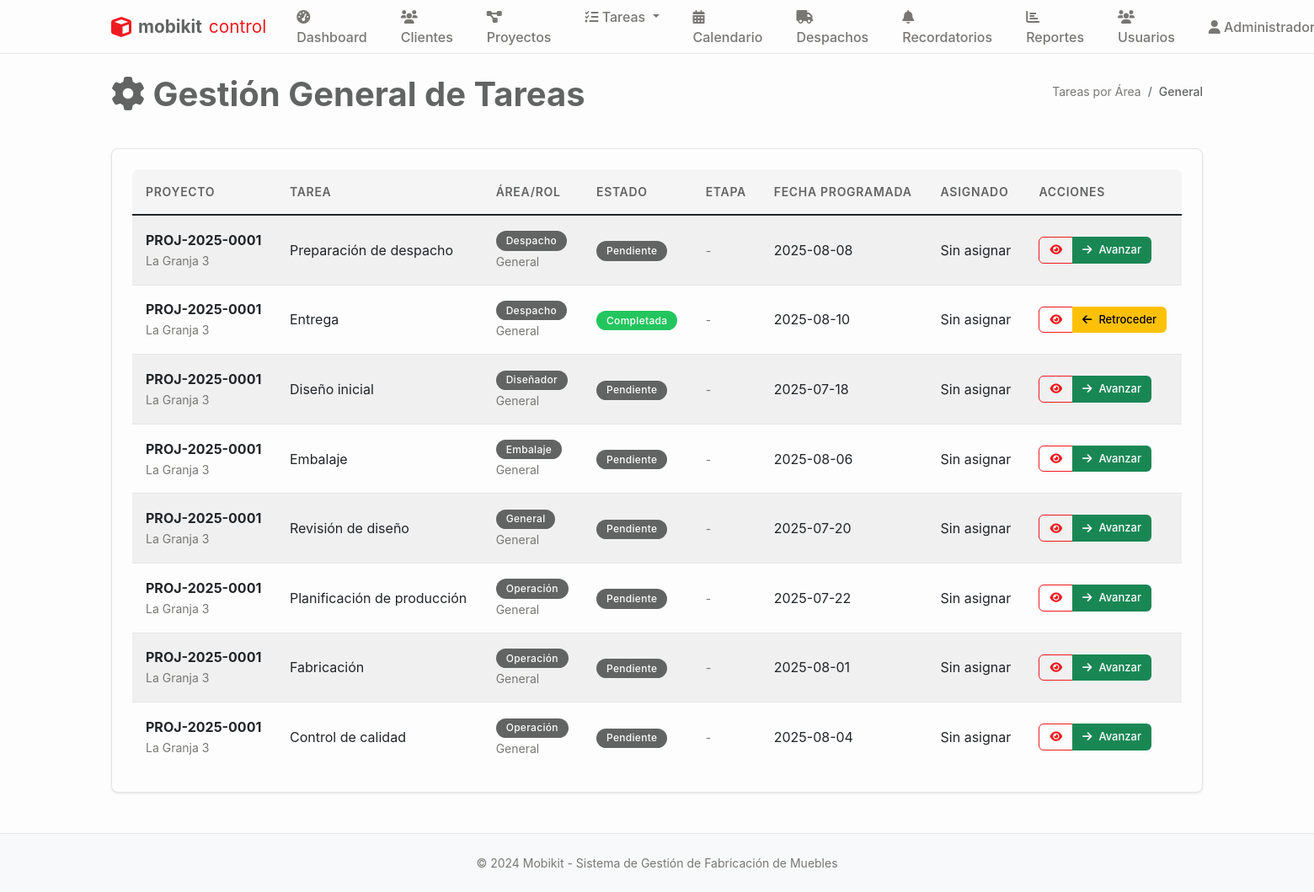
The app's page /tareas/general (signed in) with its own data.
### tables this page shows
CREATE TABLE tareas (
    id INTEGER PRIMARY KEY AUTOINCREMENT,
    proyecto_id INTEGER NOT NULL,
    codigo TEXT, -- Código de tarea opcional
    titulo TEXT NOT NULL,
    descripcion TEXT,
    tipo TEXT DEFAULT 'general' CHECK (tipo IN ('diseño', 'fabricación', 'control_calidad', 'embalaje', 'despacho', 'general')),
    rol_asignado TEXT NOT NULL,
    usuario_asignado_id INTEGER,
    area_id INTEGER,
    estado TEXT DEFAULT 'pendiente' CHECK (estado IN ('pendiente', 'en_progreso', 'pausada', 'completada', 'cancelada')),
    prioridad TEXT DEFAULT 'media' CHECK (prioridad IN ('baja', 'media', 'alta', 'urgente')),
    fecha_programada DATE,
    fecha_inicio TIMESTAMP,
    fecha_completada TIMESTAMP,
    tiempo_estimado INTEGER, -- En horas
    tiempo_real INTEGER, -- En horas
    dependencias TEXT, -- JSON con IDs de tareas dependientes
    observaciones TEXT,
    created_at TIMESTAMP DEFAULT CURRENT_TIMESTAMP,
    updated_at TIMESTAMP DEFAULT CURRENT_TIMESTAMP, etapa_fabricacion TEXT 
                CHECK (etapa_fabricacion IN ('seccionado', 'enchapado', 'mecanizado', 'fabricacion_completo')),
    FOREIGN KEY (proyecto_id) REFERENCES proyectos (id),
    FOREIGN KEY (usuario_asignado_id) REFERENCES usuarios (id),
    FOREIGN KEY (area_id) REFERENCES areas (id)
);

CREATE TABLE proyectos (
    id INTEGER PRIMARY KEY AUTOINCREMENT,
    codigo TEXT UNIQUE NOT NULL, -- Código único del proyecto
    nombre TEXT NOT NULL,
    cliente_id INTEGER NOT NULL,
    descripcion TEXT,
    estado TEXT DEFAULT 'diseño' CHECK (estado IN ('diseño', 'aprobado', 'producción', 'embalaje', 'despacho', 'entregado', 'cancelado')),
    prioridad TEXT DEFAULT 'media' CHECK (prioridad IN ('baja', 'media', 'alta', 'urgente')),
    fecha_inicio DATE,
    fecha_entrega DATE,
    fecha_entrega_real DATE,
    diseñador_id INTEGER,
    supervisor_id INTEGER,
    presupuesto DECIMAL(12,2),
    costo_real DECIMAL(12,2),
    observaciones TEXT,
    created_at TIMESTAMP DEFAULT CURRENT_TIMESTAMP,
    updated_at TIMESTAMP DEFAULT CURRENT_TIMESTAMP,
    FOREIGN KEY (cliente_id) REFERENCES clientes (id),
    FOREIGN KEY (diseñador_id) REFERENCES usuarios (id),
    FOREIGN KEY (supervisor_id) REFERENCES usuarios (id)
);

### main.py (the view)
@app.route('/tareas/general')
@login_required
@role_required(['admin', 'general'])
def tareas_general():
    conn = sqlite3.connect('mobikit.db')
    cursor = conn.cursor()
    cursor.execute('''
        SELECT t.id, t.titulo, p.nombre as proyecto, p.codigo, t.estado,
               t.fecha_programada, t.descripcion, u.nombre as asignado,
               t.rol_asignado, t.tipo, t.etapa_fabricacion, t.created_at
        FROM tareas t
        JOIN proyectos p ON t.proyecto_id = p.id
        LEFT JOIN usuarios u ON t.usuario_asignado_id = u.id
        ORDER BY
            t.rol_asignado,
            CASE t.estado
                WHEN 'pendiente' THEN 1
                WHEN 'en_progreso' THEN 2
                WHEN 'completada' THEN 3
            END,
            t.fecha_programada ASC
    ''')
    tareas_list = cursor.fetchall()
    conn.close()
    return render_template('tareas_general.html', tareas=tareas_list)

### main.py (called while the page is built)
def login_required(f):
    @wraps(f)
    def decorated_function(*args, **kwargs):
        if 'user_id' not in session:
            return redirect(url_for('login'))
        return f(*args, **kwargs)
    return decorated_function

def role_required(roles):
    def decorator(f):
        @wraps(f)
        def decorated_function(*args, **kwargs):
            if 'user_role' not in session or session['user_role'] not in roles:
                flash('No tienes permisos para acceder a esta página', 'error')
                return redirect(url_for('dashboard'))
            return f(*args, **kwargs)
        return decorated_function
    return decorator

### templates/tareas_general.html (shortened to what this page needs)
{% extends "base.html" %}
{% block content %}
<div class="d-flex justify-content-between align-items-center mb-4">
    <h1><i class="fas fa-cog"></i> Gestión General de Tareas</h1>
    <nav aria-label="breadcrumb">
        <ol class="breadcrumb">
            <li class="breadcrumb-item"><a href="{{ url_for('tareas_area') }}">Tareas por Área</a></li>
            <li class="breadcrumb-item active">General</li>
        </ol>
    </nav>
</div>
<div class="card">
    <div class="card-body">
        {% if tareas %}
        <div class="table-responsive">
            <table class="table table-striped">
                <thead>
                    <tr>
                        <th>Proyecto</th>
                        <th>Tarea</th>
                        <th>Área/Rol</th>
                        <th>Estado</th>
                        <th>Etapa</th>
                        <th>Fecha Programada</th>
                        <th>Asignado</th>
                        <th>Acciones</th>
                    </tr>
                </thead>
                <tbody>
                    {% for tarea in tareas %}
                    <tr>
                        <td>
                            <strong>{{ tarea[3] }}</strong><br>
                            <small class="text-muted">{{ tarea[2] }}</small>
                        </td>
                        <td>{{ tarea[1] }}</td>
                        <td>
                            <span class="badge bg-secondary">{{ tarea[8]|title }}</span>
                            {% if tarea[9] %}
                            <br><small class="text-muted">{{ tarea[9]|title }}</small>
                            {% endif %}
                        </td>
                        <td>
                            <span class="badge bg-{{ 'success' if tarea[4] == 'completada' else 'warning' if tarea[4] == 'en_progreso' else 'secondary' }}">
                                {{ tarea[4]|title }}
                            </span>
                        </td>
                        <td>
                            {% if tarea[10] %}
                            <span class="badge bg-info">{{ tarea[10]|title|replace('_', ' ') }}</span>
                            {% else %}
                            <small class="text-muted">-</small>
                            {% endif %}
                        </td>
                        <td>{{ tarea[5] if tarea[5] else 'Sin fecha' }}</td>
                        <td>{{ tarea[7] if tarea[7] else 'Sin asignar' }}</td>
                        <td>
                            <div class="btn-group" role="group">
                                <a href="{{ url_for('tarea_detalle', tarea_id=tarea[0]) }}" class="btn btn-sm btn-outline-primary">
                                    <i class="fas fa-eye"></i>
                                </a>
                                {% if tarea[4] != 'completada' %}
                                <button class="btn btn-sm btn-success" onclick="avanzarTarea({{ tarea[0] }})">
                                    <i class="fas fa-arrow-right"></i> Avanzar
                                </button>
                                {% endif %}
                                {% if tarea[4] != 'pendiente' %}
                                <button class="btn btn-sm btn-warning" onclick="retrocederTarea({{ tarea[0] }})">
                                    <i class="fas fa-arrow-left"></i> Retroceder
                                </button>
                                {% endif %}
                            </div>
                        </td>
                    </tr>
                    {% endfor %}
                </tbody>
            </table>
        </div>
        {% else %}
        <div class="text-center py-4">
            <i class="fas fa-cog fa-3x text-muted mb-3"></i>
            <h5>No hay tareas disponibles</h5>
            <p class="text-muted">Las tareas aparecerán aquí cuando sean creadas.</p>
        </div>
        {% endif %}
    </div>
</div>
{% endblock %}

### static/css/style.css (style rules this page uses)
:root { --mobikit-red: #EF1A1F; --mobikit-red-light: #F58B8F; --mobikit-red-dark: #C7161A; --mobikit-gray: #626363; --mobikit-gray-logo: #626363; --mobikit-light-gray: #8C8C8C; --mobikit-dark-gray: #4A4A4A; --mobikit-white: #FDFDFD; --mobikit-light-bg: #FAFAFA; --mobikit-border: #E5E5E5; --mobikit-hover: #F5F5F5; --mobikit-text-light: #787774; --mobikit-sidebar: #F7F6F3; --mobikit-cocinas: #EF1A1F; --mobikit-closet: #626363; --mobikit-success: #22C55E; --mobikit-warning: #F59E0B; --mobikit-info: #626363; --mobikit-danger: #EF1A1F; }
* { box-sizing: border-box; }
body { font-family: -apple-system, BlinkMacSystemFont, 'Segoe UI', Roboto, 'Helvetica Neue', Arial, sans-serif; background-color: var(--mobikit-white); color: var(--mobikit-gray); line-height: 1.5; margin: 0; padding: 0; }
h1 { font-size: 2.5rem; font-weight: 700; color: var(--mobikit-gray); margin-bottom: 1rem; line-height: 1.2; }
.card { background-color: var(--mobikit-white); border: 1px solid var(--mobikit-border); border-radius: 8px; box-shadow: 0 1px 3px rgba(0, 0, 0, 0.1); margin-bottom: 1.5rem; overflow: hidden; transition: all 0.2s ease; }
.card-body { padding: 1.5rem; }
.btn { font-weight: 500; border-radius: 6px; padding: 0.5rem 1rem; font-size: 0.875rem; border: none; cursor: pointer; transition: all 0.2s ease; display: inline-flex; align-items: center; gap: 0.5rem; }
.btn-outline-primary { background-color: transparent; color: var(--mobikit-red); border: 1px solid var(--mobikit-red); }
.btn-sm { padding: 0.375rem 0.75rem; font-size: 0.8125rem; }
.table { background-color: var(--mobikit-white); border-radius: 8px; overflow: hidden; margin-bottom: 0; }
.table th { background-color: var(--mobikit-hover); border: none; font-weight: 600; color: var(--mobikit-gray); padding: 1rem; font-size: 0.875rem; text-transform: uppercase; letter-spacing: 0.05em; }
.table td { border: none; border-top: 1px solid var(--mobikit-border); padding: 1rem; vertical-align: middle; }
.badge { font-weight: 500; padding: 0.35rem 0.75rem; border-radius: 20px; font-size: 0.75rem; letter-spacing: 0.025em; color: var(--mobikit-white) !important; }
.badge.bg-secondary { background-color: var(--mobikit-info) !important; }
.badge.bg-success { background-color: var(--mobikit-success) !important; }
.breadcrumb { background-color: transparent; padding: 0; margin-bottom: 1.5rem; }
.breadcrumb-item { font-size: 0.875rem; }
.breadcrumb-item a { color: var(--mobikit-text-light); text-decoration: none; }
.breadcrumb-item.active { color: var(--mobikit-gray); font-weight: 500; }
a { color: var(--mobikit-red); text-decoration: none; }
.text-muted { color: var(--mobikit-text-light) !important; }

### records on screen
tareas: codigo "PROJ-2025-0001", nombre "La Granja 3", titulo "Preparación de despacho", rol_asignado "Despacho", tipo "General", estado "Pendiente", fecha_programada "2025-08-08", tarea "Sin asignar"
tareas: codigo "PROJ-2025-0001", nombre "La Granja 3", titulo "Entrega", rol_asignado "Despacho", tipo "General", estado "Completada", fecha_programada "2025-08-10", tarea "Sin asignar"
tareas: codigo "PROJ-2025-0001", nombre "La Granja 3", titulo "Diseño inicial", rol_asignado "Diseñador", tipo "General", estado "Pendiente", fecha_programada "2025-07-18", tarea "Sin asignar"
tareas: codigo "PROJ-2025-0001", nombre "La Granja 3", titulo "Embalaje", rol_asignado "Embalaje", tipo "General", estado "Pendiente", fecha_programada "2025-08-06", tarea "Sin asignar"
tareas: codigo "PROJ-2025-0001", nombre "La Granja 3", titulo "Revisión de diseño", rol_asignado "General", tipo "General", estado "Pendiente", fecha_programada "2025-07-20", tarea "Sin asignar"
tareas: codigo "PROJ-2025-0001", nombre "La Granja 3", titulo "Planificación de producción", rol_asignado "Operación", tipo "General", estado "Pendiente", fecha_programada "2025-07-22", tarea "Sin asignar"
tareas: codigo "PROJ-2025-0001", nombre "La Granja 3", titulo "Fabricación", rol_asignado "Operación", tipo "General", estado "Pendiente", fecha_programada "2025-08-01", tarea "Sin asignar"
tareas: codigo "PROJ-2025-0001", nombre "La Granja 3", titulo "Control de calidad", rol_asignado "Operación", tipo "General", estado "Pendiente", fecha_programada "2025-08-04", tarea "Sin asignar"

### other values on screen
{{ session.user_name }} "Administrador…"
